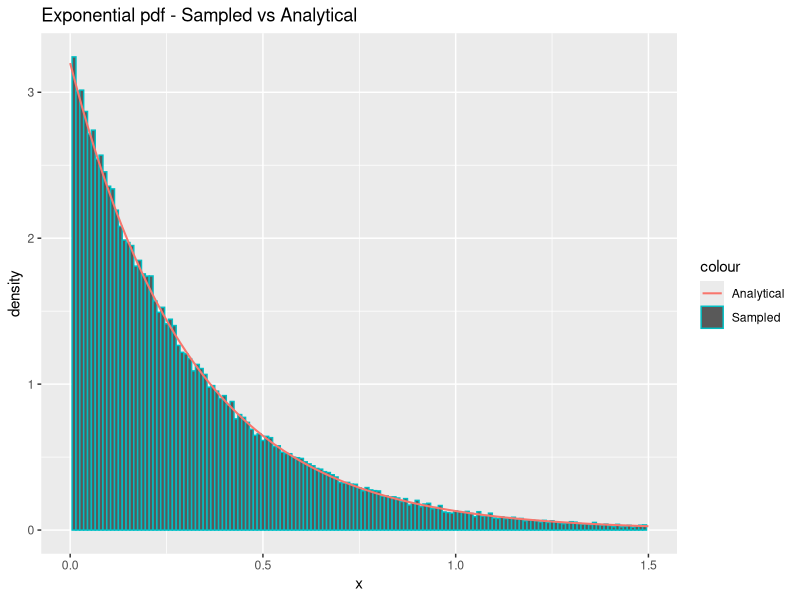
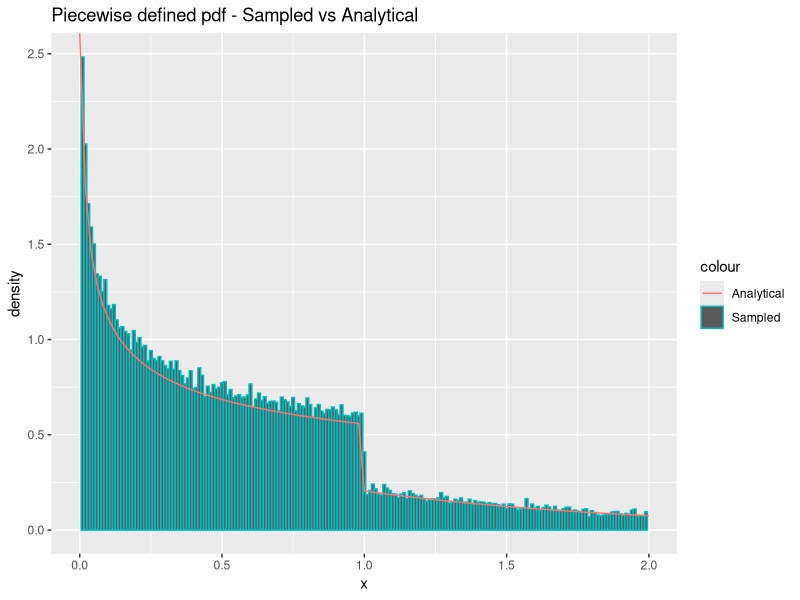
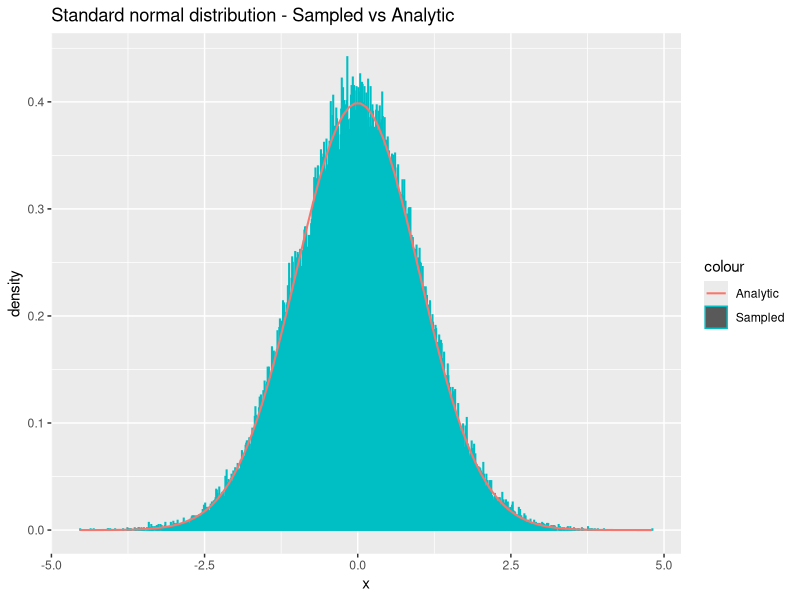

Generate these figures, in order, with R:
## ---- chunk 1
  sample_exponential = function(n, lambda) {
    uniforms = runif(n)
    return(exponentials = -1/lambda * log(uniforms))
  }
## ---- chunk 2
  n = 100000
  lambda = 3.2
  
  x = sample_exponential(n, lambda)
  cat('Theoretical mean:', 1/lambda, '\n')
  cat('Sample mean:', mean(x), '\n----\n')
  cat('Theoretical variance:', 1/lambda^2, '\n')
  cat('Sample variance:', var(x), '\n')
## ---- chunk 3
  library(ggplot2)
  df = data.frame(theo=seq(0,max(x),length.out=n), x=x)
  ggplot(df, aes(x=x)) +
    geom_histogram(aes(y = ..density.., color = "Sampled"), binwidth=0.01) +
    stat_function(fun=dexp,geom = "line",size=0.7,args=(mean=lambda),aes(color="Analytical")) +
    ggtitle("Exponential pdf - Sampled vs Analytical") +
    labs(x='x', y='density') +
    xlim(0, 1.5)
## ---- chunk 4
  density_g = function(x, alpha) {
    c = alpha*exp(1)/(alpha + exp(1))
    density = vector(length = length(x))
    density[x < 1.] = c*x[x<1.]^(alpha-1)
    density[x >= 1.] = c*exp(-x[x>=1.])
    return(as.double(density))
  }


  sample_g = function(n, alpha) {
    c = (alpha * exp(1)) / (alpha + exp(1))
    u = runif(n)
    samples = vector(length=length(u))
    samples[u < c/alpha] = (alpha/c*u[u < c/alpha])^(1/alpha)
    samples[u >= c/alpha] = log(c / (1 - u[u >= c/alpha]))
    return(samples)
  }
## ---- chunk 5
  n=100000
  alpha = 0.7
  x = sample_g(n, alpha)
  cat("Empirical mean:", mean(x), "\n")
  c = (alpha * exp(1)) / (alpha + exp(1))
  cat("Theoretical mean:", c/(alpha+1) + 2 * c / exp(1), "\n")
  cat("----\n")
  cat("Empirical variance:", var(x), "\n")
  cat("Theoretical variance:", c/(alpha+2) + 5*c/exp(1) - (c/(alpha+1) + 2*c/exp(1))^2)
## ---- chunk 6
  library(ggplot2)
  df <- data.frame(theo=seq(0,max(x),length.out=n), x=x)
  ggplot(df, aes(x = x)) +
    geom_histogram(aes(y = ..density.., color = "Sampled"), binwidth=0.01) +
    stat_function(fun=density_g,geom = "line",size=0.5,args=(mean=alpha),aes(color="Analytical")) + 
    xlim(0, 2) + 
    ggtitle("Piecewise defined pdf - Sampled vs Analytical") + labs(x='x', y='density')
## ---- chunk 7
  # TODO: only works with even n
  sample_standard_normal = function(n) {
    x_1 = runif(n/2, 0, 2*pi)
    x_2 = sample_exponential(n/2, lambda=1/2)
    y_1 = sqrt(x_2) * cos(x_1)
    y_2 = sqrt(x_2) * sin(x_1)
    return(c(y_1, y_2))
  }
## ---- chunk 8
  n = 100000
  y = sample_standard_normal(n)
  
  cat("Empirical mean:", mean(y), "\n")
  cat("Theoretical mean:", 0, '\n')
  cat("----\n")
  cat("Empirical variance:", var(y), "\n")
  cat("Theoretical variance:", 1, "\n")

## ---- chunk 9
  library(ggplot2)
  df = data.frame(theo=seq(0,max(x),length.out=n), x=y)
  ggplot(df, aes(x=y)) +
    geom_histogram(aes(y = ..density.., color = "Sampled"), binwidth=0.01) +
    stat_function(fun=dnorm,geom = "line",size=0.7,args=list(0,1),aes(color="Analytic")) +
    ggtitle("Standard normal distribution - Sampled vs Analytic") +
    labs(x='x', y='density')
## ---- chunk 10
sample_normal_d = function(d, mu, sigma) {
  x = sample_standard_normal(d)
  y <- mu + t(chol(sigma))%*%x
  return(y)
}
## ---- chunk 11

d = 2
n = 100000
mu = c(1.5, 3)
sigma = matrix(c(5,7,7,10),ncol=d,nrow=d)
samples = matrix(NA, ncol=d, nrow=n)
for (i in 1:n){
  samples[i,] = sample_normal_d(d,mu,sigma) # Draw n samples
}

average = apply(samples, 2, mean)
print("Mean vector:")
print.data.frame(data.frame(average))
covmat = cov(samples)
print("Covariance matrix:")
print.data.frame(data.frame(covmat))
## ---- chunk 12

#Estimate probability
n = 100000
x = sample_standard_normal(n)

hit_counter = 0
for (num in x) {
  if (num > 4) {
    hit_counter = hit_counter + 1
    
  }
}
est = hit_counter/length(x)
cat(est*100, " percent.")

#Calculate variance
confidence_interval = est + c(-1, 1)*qnorm(.975)*sqrt(var(x)/n)

cat("Confidence:", confidence_interval*100, "percent.")
